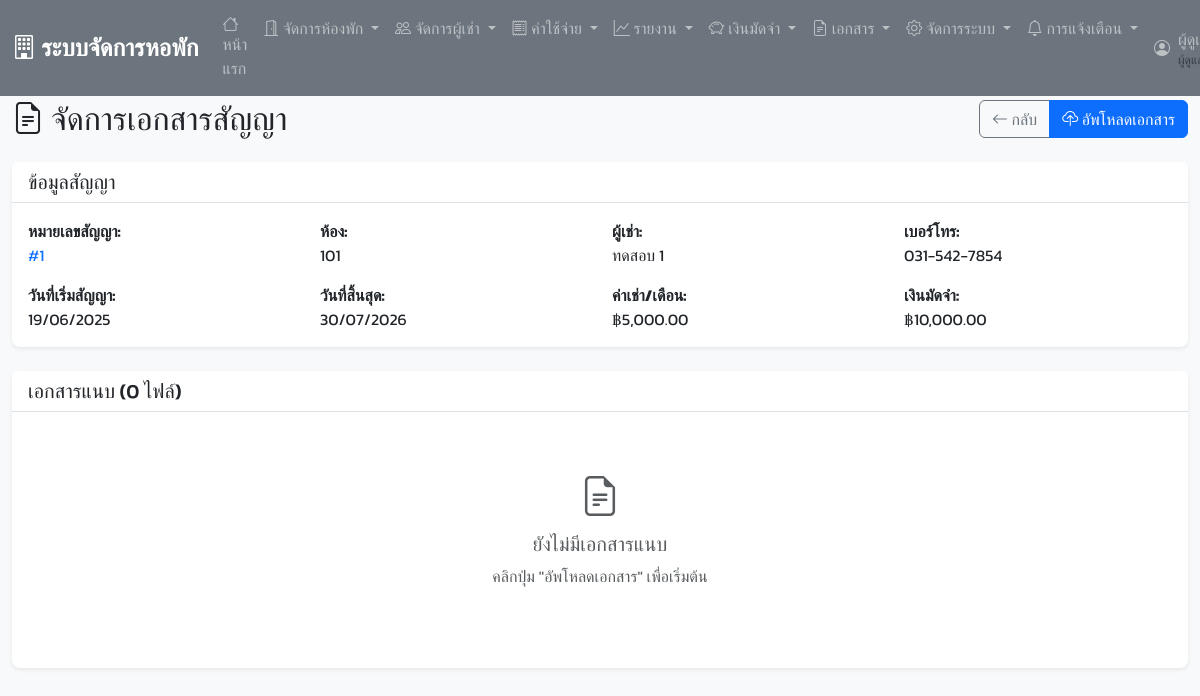
The app's page /deposit_document.php?contract_id=1 (signed in) with its own data.
### tables this page shows
CREATE TABLE `contracts` (
  `contract_id` int(11) NOT NULL,
  `tenant_id` int(11) DEFAULT NULL,
  `room_id` int(11) DEFAULT NULL,
  `contract_start` date NOT NULL,
  `contract_end` date NOT NULL,
  `monthly_rent` decimal(10,2) NOT NULL,
  `deposit_paid` decimal(10,2) NOT NULL,
  `deposit_status` enum('pending','partial','full') DEFAULT 'pending',
  `deposit_due_date` date DEFAULT NULL,
  `contract_status` enum('active','expired','terminated') DEFAULT 'active',
  `special_conditions` text DEFAULT NULL,
  `created_at` timestamp NOT NULL DEFAULT current_timestamp()
);

CREATE TABLE `rooms` (
  `room_id` int(11) NOT NULL,
  `room_number` varchar(10) NOT NULL,
  `room_type` enum('single','double','triple') NOT NULL,
  `monthly_rent` decimal(10,2) NOT NULL,
  `deposit` decimal(10,2) NOT NULL,
  `room_status` enum('available','occupied','maintenance') DEFAULT 'available',
  `floor_number` int(11) DEFAULT NULL,
  `room_description` text DEFAULT NULL,
  `created_at` timestamp NOT NULL DEFAULT current_timestamp()
);

CREATE TABLE `tenants` (
  `tenant_id` int(11) NOT NULL,
  `first_name` varchar(50) NOT NULL,
  `last_name` varchar(50) NOT NULL,
  `phone` varchar(15) NOT NULL,
  `email` varchar(100) DEFAULT NULL,
  `id_card` varchar(20) NOT NULL,
  `address` text DEFAULT NULL,
  `emergency_contact` varchar(100) DEFAULT NULL,
  `emergency_phone` varchar(15) DEFAULT NULL,
  `tenant_status` enum('active','inactive') DEFAULT 'active',
  `created_at` timestamp NOT NULL DEFAULT current_timestamp()
);

### deposit_document.php (the view, shortened to what this page needs)
<?php
require_once 'includes/header.php';
$contract_id = isset($_GET['contract_id']) ? intval($_GET['contract_id']) : 0;
try {
    $stmt = $pdo->prepare("
        SELECT c.*, r.room_number, CONCAT(t.first_name, ' ', t.last_name) as tenant_name, t.phone
        FROM contracts c
        JOIN rooms r ON c.room_id = r.room_id
        JOIN tenants t ON c.tenant_id = t.tenant_id
        WHERE c.contract_id = ?
    ");
    $stmt->execute([$contract_id]);
    $contract = $stmt->fetch();
} catch(PDOException $e) {
    $error_message = "เกิดข้อผิดพลาดในการดึงข้อมูลสัญญา: " . $e->getMessage();
}
try {
    $stmt = $pdo->prepare("
        SELECT cd.*, u.full_name as uploaded_by_name
        FROM contract_documents cd
        LEFT JOIN users u ON cd.uploaded_by = u.user_id
        WHERE cd.contract_id = ?
        ORDER BY cd.upload_date DESC
    ");
    $stmt->execute([$contract_id]);
    $documents = $stmt->fetchAll();
} catch(PDOException $e) {
    $error_message = "เกิดข้อผิดพลาดในการดึงข้อมูลเอกสาร: " . $e->getMessage();
    $documents = [];
}
include 'includes/navbar.php';
?>
<div class="container-fluid mt-4">
    <div class="row">
        <div class="col-12">
            <div class="d-flex justify-content-between align-items-center mb-4">
                <h2 class="mb-0">
                    <i class="bi bi-file-earmark-text"></i>
                    จัดการเอกสารสัญญา
                </h2>
                <div class="btn-group">
                    <a href="deposits.php" class="btn btn-outline-secondary">
                        <i class="bi bi-arrow-left"></i>
                        กลับ
                    </a>
                    <button class="btn btn-primary" data-bs-toggle="modal" data-bs-target="#uploadModal">
                        <i class="bi bi-cloud-upload"></i>
                        อัพโหลดเอกสาร
                    </button>
                </div>
            </div>
            <?php if ($contract): ?>
            <div class="card mb-4">
                <div class="card-header">
                    <h5 class="card-title mb-0">ข้อมูลสัญญา</h5>
                </div>
                <div class="card-body">
                    <div class="row">
                        <div class="col-md-3">
                            <strong>หมายเลขสัญญา:</strong><br>
                            <span class="text-primary">#<?php echo $contract['contract_id']; ?></span>
                        </div>
                        <div class="col-md-3">
                            <strong>ห้อง:</strong><br>
                            <?php echo htmlspecialchars($contract['room_number']); ?>
                        </div>
                        <div class="col-md-3">
                            <strong>ผู้เช่า:</strong><br>
                            <?php echo htmlspecialchars($contract['tenant_name']); ?>
                        </div>
                        <div class="col-md-3">
                            <strong>เบอร์โทร:</strong><br>
                            <?php echo htmlspecialchars($contract['phone']); ?>
                        </div>
                    </div>
                    <div class="row mt-3">
                        <div class="col-md-3">
                            <strong>วันที่เริ่มสัญญา:</strong><br>
                            <?php echo date('d/m/Y', strtotime($contract['contract_start'])); ?>
                        </div>
                        <div class="col-md-3">
                            <strong>วันที่สิ้นสุด:</strong><br>
                            <?php echo date('d/m/Y', strtotime($contract['contract_end'])); ?>
                        </div>
                        <div class="col-md-3">
                            <strong>ค่าเช่า/เดือน:</strong><br>
                            ฿<?php echo number_format($contract['monthly_rent'], 2); ?>
                        </div>
                        <div class="col-md-3">
                            <strong>เงินมัดจำ:</strong><br>
                            ฿<?php echo number_format($contract['deposit_paid'], 2); ?>
                        </div>
                    </div>
                </div>
            </div>
            <?php endif; ?>
            <div class="card">
                <div class="card-header">
                    <h5 class="card-title mb-0">เอกสารแนบ (<?php echo count($documents); ?> ไฟล์)</h5>
                </div>
                <div class="card-body">
                    <?php if (empty($documents)): ?>
                        <div class="text-center py-5">
                            <i class="bi bi-file-earmark-text fs-1 text-muted d-block mb-3"></i>
                            <h5 class="text-muted">ยังไม่มีเอกสารแนบ</h5>
                            <p class="text-muted">คลิกปุ่ม "อัพโหลดเอกสาร" เพื่อเริ่มต้น</p>
                        </div>
                    <?php endif; ?>
                </div>
            </div>
        </div>
    </div>
</div>
<?php include 'includes/footer.php'; ?>

### includes/header.php (style rules this page uses)
body { font-family: 'Kanit', sans-serif; background-color: #f8f9fa; }
.card { border: none; box-shadow: 0 0.125rem 0.25rem rgba(0, 0, 0, 0.075); border-radius: 0.5rem; }
.card-header { background-color: #fff; border-bottom: 1px solid #dee2e6; font-weight: 500; }
.btn { border-radius: 0.375rem; font-weight: 500; }

### includes/navbar.php (style rules this page uses)
body { padding-top: 76px; }

### records on screen
contracts: contract_id "1", room.room_number "101", tenant.phone "031-542-7854", contract_start "19/06/2025", contract_end "30/07/2026", monthly_rent "5,000.00", deposit_paid "10,000.00"

### other values on screen
$contract['tenant_name'] "ทดสอบ 1"
count($documents) "0"
